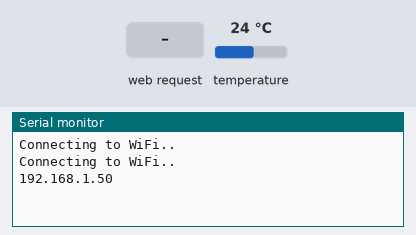
This sketch was run on a simulated ESP32. Shown: the last lines printed to the serial monitor. The inputs (shaded band) are chosen by the test bench; at power-on: temperature 24 °C. WiFi joins after 1.5 s; servers stay silent unless stated.

Above: at 3.2 s.
3.3 s: HTTP request GET /temperature received
At 4.6 s:
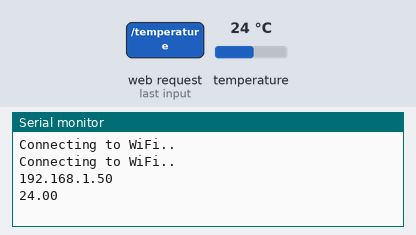
4.8 s: HTTP request GET /humidity received
At 5.3 s:
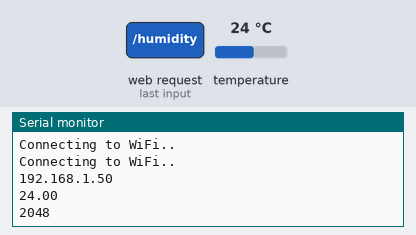

The sketch:

ess-plant-doctor-webpage.ino
```cpp
// Import required libraries
#include "WiFi.h"
#include "AsyncTCP.h"
#include "ESPAsyncWebServer.h"
#include <OneWire.h>
#include <DallasTemperature.h>

// Replace with your network credentials
const char *ssid = "your-ssid";
const char *password = "your-pass";

// GPIO where the DS18B20 is connected to
const int oneWireBus = 26;

// Setup a oneWire instance to communicate with any OneWire devices
OneWire oneWire(oneWireBus);

// Pass our oneWire reference to Dallas Temperature sensor
DallasTemperature sensors(&oneWire);

// Create AsyncWebServer object on port 80
AsyncWebServer server(80);

float temperature_value = 0;
uint16_t analogRead_value = 0;

String readTemperature()
{
    sensors.requestTemperatures();
    // Sensor readings may also be up to 2 seconds 'old' (its a very slow sensor)
    // Read temperature as Celsius (the default)
    temperature_value = sensors.getTempCByIndex(0);

    Serial.println(temperature_value);
    return String(temperature_value);
}

String readMoisture()
{
    // Sensor readings may also be up to 2 seconds 'old' (its a very slow sensor)
//    analogRead_value = 100 - map(analogRead(33), 1300, 4095, 0, 100);
    analogRead_value = analogRead(33);
    Serial.println(analogRead_value);
    return String(analogRead_value);
}

const char index_html[] PROGMEM = R"rawliteral(
<!DOCTYPE HTML><html>
<head>
  <meta name="viewport" content="width=device-width, initial-scale=1">
  <link rel="stylesheet" href="https://use.fontawesome.com/releases/v5.7.2/css/all.css" integrity="sha384-fnmOCqbTlWIlj8LyTjo7mOUStjsKC4pOpQbqyi7RrhN7udi9RwhKkMHpvLbHG9Sr" crossorigin="anonymous">
  <style>
    html {
     font-family: Arial;
     display: inline-block;
     margin: 0px auto;
     text-align: center;
    }
    h2 { font-size: 3.0rem; }
    p { font-size: 3.0rem; }
    .units { font-size: 1.2rem; }
    .dht-labels{
      font-size: 1.5rem;
      vertical-align:middle;
      padding-bottom: 15px;
    }
  </style>
</head>
<body>
  <h2>ESP32 DHT Server</h2>
  <p>
    <i class="fas fa-thermometer-half" style="color:#059e8a;"></i>
    <span class="dht-labels">Temperature</span>
    <span id="temperature">%TEMPERATURE%</span>
    <sup class="units">&deg;C</sup>
  </p>
  <p>
    <i class="fas fa-tint" style="color:#00add6;"></i>
    <span class="dht-labels">Humidity</span>
    <span id="humidity">%HUMIDITY%</span>
    <sup class="units">&percnt;</sup>
  </p>
</body>
<script>
setInterval(function ( ) {
  var xhttp = new XMLHttpRequest();
  xhttp.onreadystatechange = function() {
    if (this.readyState == 4 && this.status == 200) {
      document.getElementById("temperature").innerHTML = this.responseText;
    }
  };
  xhttp.open("GET", "/temperature", true);
  xhttp.send();
}, 1000 ) ;

setInterval(function ( ) {
  var xhttp = new XMLHttpRequest();
  xhttp.onreadystatechange = function() {
    if (this.readyState == 4 && this.status == 200) {
      document.getElementById("humidity").innerHTML = this.responseText;
    }
  };
  xhttp.open("GET", "/humidity", true);
  xhttp.send();
}, 1000 ) ;
</script>
</html>)rawliteral";

// Replaces placeholder with DHT values
String processor(const String &var)
{
    //Serial.println(var);
    if (var == "TEMPERATURE")
    {
        return readTemperature();
    }
    else if (var == "HUMIDITY")
    {
        return readMoisture();
    }
    return String();
}

void setup()
{
    // Serial port for debugging purposes
    Serial.begin(115200);

    pinMode(32, INPUT);
    sensors.begin();

    // Connect to Wi-Fi
    WiFi.begin(ssid, password);
    while (WiFi.status() != WL_CONNECTED)
    {
        delay(1000);
        Serial.println("Connecting to WiFi..");
    }

    // Print ESP32 Local IP Address
    Serial.println(WiFi.localIP());

    // Route for root / web page
    server.on("/", HTTP_GET, [](AsyncWebServerRequest *request) {
        request->send_P(200, "text/html", index_html, processor);
    });
    server.on("/temperature", HTTP_GET, [](AsyncWebServerRequest *request) {
        request->send_P(200, "text/plain", readTemperature().c_str());
    });
    server.on("/humidity", HTTP_GET, [](AsyncWebServerRequest *request) {
        request->send_P(200, "text/plain", readMoisture().c_str());
    });

    // Start server
    server.begin();
}

void loop()
{

}
```

Measured:
- after the input at 3.3 s, the serial monitor: prints a new line after 0.78 s (image 1)
- after the input at 4.8 s, the serial monitor: prints a new line at once (image 2)
